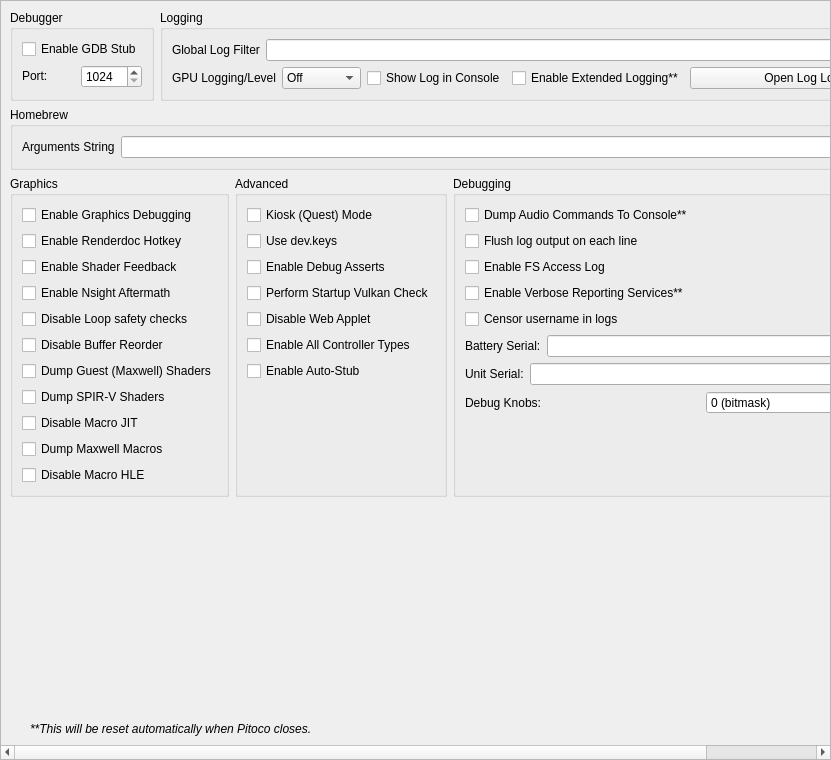
<?xml version="1.0" encoding="UTF-8"?>
<ui version="4.0">
 <class>ConfigureDebug</class>
 <widget class="QScrollArea" name="ConfigureDebug">
  <property name="geometry">
   <rect>
    <x>0</x>
    <y>0</y>
    <width>831</width>
    <height>760</height>
   </rect>
  </property>
  <property name="widgetResizable">
   <bool>true</bool>
  </property>
  <widget class="QWidget" name="widget">
   <property name="geometry">
    <rect>
     <x>0</x>
     <y>0</y>
     <width>829</width>
     <height>758</height>
    </rect>
   </property>
   <layout class="QVBoxLayout" name="verticalLayout_1">
    <item>
     <layout class="QHBoxLayout" name="horizontalLayout">
      <property name="topMargin">
       <number>0</number>
      </property>
      <item>
       <widget class="QGroupBox" name="groupBox">
        <property name="sizePolicy">
         <sizepolicy hsizetype="Preferred" vsizetype="Preferred">
          <horstretch>0</horstretch>
          <verstretch>0</verstretch>
         </sizepolicy>
        </property>
        <property name="title">
         <string>Debugger</string>
        </property>
        <property name="alignment">
         <set>Qt::AlignmentFlag::AlignLeading|Qt::AlignmentFlag::AlignLeft|Qt::AlignmentFlag::AlignTop</set>
        </property>
        <property name="flat">
         <bool>false</bool>
        </property>
        <property name="checkable">
         <bool>false</bool>
        </property>
        <layout class="QVBoxLayout" name="verticalLayout_3">
         <item>
          <widget class="QWidget" name="debug_widget" native="true">
           <property name="sizePolicy">
            <sizepolicy hsizetype="Preferred" vsizetype="Maximum">
             <horstretch>0</horstretch>
             <verstretch>0</verstretch>
            </sizepolicy>
           </property>
           <layout class="QVBoxLayout" name="verticalLayout">
            <property name="sizeConstraint">
             <enum>QLayout::SizeConstraint::SetDefaultConstraint</enum>
            </property>
            <property name="leftMargin">
             <number>0</number>
            </property>
            <property name="topMargin">
             <number>0</number>
            </property>
            <property name="rightMargin">
             <number>0</number>
            </property>
            <property name="bottomMargin">
             <number>0</number>
            </property>
            <item>
             <widget class="QCheckBox" name="toggle_gdbstub">
              <property name="sizePolicy">
               <sizepolicy hsizetype="Maximum" vsizetype="Maximum">
                <horstretch>0</horstretch>
                <verstretch>0</verstretch>
               </sizepolicy>
              </property>
              <property name="text">
               <string>Enable GDB Stub</string>
              </property>
             </widget>
            </item>
            <item>
             <widget class="QWidget" name="horizontalWidget_3" native="true">
              <property name="sizePolicy">
               <sizepolicy hsizetype="Preferred" vsizetype="Maximum">
                <horstretch>0</horstretch>
                <verstretch>0</verstretch>
               </sizepolicy>
              </property>
              <layout class="QHBoxLayout" name="horizontalLayout_3">
               <property name="leftMargin">
                <number>0</number>
               </property>
               <property name="topMargin">
                <number>0</number>
               </property>
               <property name="rightMargin">
                <number>0</number>
               </property>
               <property name="bottomMargin">
                <number>0</number>
               </property>
               <item>
                <widget class="QLabel" name="label_11">
                 <property name="sizePolicy">
                  <sizepolicy hsizetype="Minimum" vsizetype="Maximum">
                   <horstretch>0</horstretch>
                   <verstretch>0</verstretch>
                  </sizepolicy>
                 </property>
                 <property name="text">
                  <string>Port:</string>
                 </property>
                </widget>
               </item>
               <item>
                <widget class="QSpinBox" name="gdbport_spinbox">
                 <property name="sizePolicy">
                  <sizepolicy hsizetype="Preferred" vsizetype="Maximum">
                   <horstretch>0</horstretch>
                   <verstretch>0</verstretch>
                  </sizepolicy>
                 </property>
                 <property name="minimum">
                  <number>1024</number>
                 </property>
                 <property name="maximum">
                  <number>65535</number>
                 </property>
                </widget>
               </item>
              </layout>
             </widget>
            </item>
           </layout>
          </widget>
         </item>
        </layout>
       </widget>
      </item>
      <item>
       <widget class="QGroupBox" name="groupBox_2">
        <property name="sizePolicy">
         <sizepolicy hsizetype="Expanding" vsizetype="Preferred">
          <horstretch>0</horstretch>
          <verstretch>0</verstretch>
         </sizepolicy>
        </property>
        <property name="title">
         <string>Logging</string>
        </property>
        <layout class="QGridLayout" name="gridLayout_1">
         <item row="0" column="0" colspan="4">
          <widget class="QWidget" name="logging_widget" native="true">
           <property name="sizePolicy">
            <sizepolicy hsizetype="Preferred" vsizetype="Maximum">
             <horstretch>0</horstretch>
             <verstretch>0</verstretch>
            </sizepolicy>
           </property>
           <layout class="QHBoxLayout" name="horizontalLayout_1">
            <property name="leftMargin">
             <number>0</number>
            </property>
            <property name="topMargin">
             <number>0</number>
            </property>
            <property name="rightMargin">
             <number>0</number>
            </property>
            <property name="bottomMargin">
             <number>0</number>
            </property>
            <item>
             <widget class="QLabel" name="label_1">
              <property name="sizePolicy">
               <sizepolicy hsizetype="Preferred" vsizetype="Preferred">
                <horstretch>0</horstretch>
                <verstretch>0</verstretch>
               </sizepolicy>
              </property>
              <property name="text">
               <string>Global Log Filter</string>
              </property>
             </widget>
            </item>
            <item>
             <widget class="QLineEdit" name="log_filter_edit"/>
            </item>
           </layout>
          </widget>
         </item>
         <item row="1" column="0">
          <widget class="QWidget" name="gpu_log_level_widget" native="true">
           <property name="sizePolicy">
            <sizepolicy hsizetype="Preferred" vsizetype="Maximum">
             <horstretch>0</horstretch>
             <verstretch>0</verstretch>
            </sizepolicy>
           </property>
           <layout class="QHBoxLayout" name="gpu_log_level_layout">
            <property name="leftMargin">
             <number>0</number>
            </property>
            <property name="topMargin">
             <number>0</number>
            </property>
            <property name="rightMargin">
             <number>0</number>
            </property>
            <property name="bottomMargin">
             <number>0</number>
            </property>
            <item>
             <widget class="QLabel" name="gpu_log_level_label">
              <property name="text">
               <string>GPU Logging/Level</string>
              </property>
             </widget>
            </item>
            <item>
             <widget class="QComboBox" name="gpu_log_level">
              <property name="toolTip">
               <string>Detail level for GPU logs. Off disables logging entirely.</string>
              </property>
              <item>
               <property name="text">
                <string>Off</string>
               </property>
              </item>
              <item>
               <property name="text">
                <string>Errors</string>
               </property>
              </item>
              <item>
               <property name="text">
                <string>Standard</string>
               </property>
              </item>
              <item>
               <property name="text">
                <string>Verbose</string>
               </property>
              </item>
              <item>
               <property name="text">
                <string>All</string>
               </property>
              </item>
             </widget>
            </item>
           </layout>
          </widget>
         </item>
         <item row="1" column="1">
          <widget class="QCheckBox" name="toggle_console">
           <property name="text">
            <string>Show Log in Console</string>
           </property>
          </widget>
         </item>
         <item row="1" column="2">
          <widget class="QCheckBox" name="extended_logging">
           <property name="enabled">
            <bool>true</bool>
           </property>
           <property name="toolTip">
            <string>When checked, the max size of the log increases from 100 MB to 1 GB</string>
           </property>
           <property name="text">
            <string>Enable Extended Logging**</string>
           </property>
          </widget>
         </item>
         <item row="1" column="3">
          <widget class="QPushButton" name="open_log_button">
           <property name="sizePolicy">
            <sizepolicy hsizetype="Expanding" vsizetype="Maximum">
             <horstretch>1</horstretch>
             <verstretch>0</verstretch>
            </sizepolicy>
           </property>
           <property name="minimumSize">
            <size>
             <width>250</width>
             <height>0</height>
            </size>
           </property>
           <property name="text">
            <string>Open Log Location</string>
           </property>
          </widget>
         </item>
        </layout>
       </widget>
      </item>
     </layout>
    </item>
    <item>
     <widget class="QGroupBox" name="groupBox_3">
      <property name="title">
       <string>Homebrew</string>
      </property>
      <layout class="QVBoxLayout" name="verticalLayout_5">
       <item>
        <layout class="QHBoxLayout" name="horizontalLayout_4">
         <item>
          <widget class="QLabel" name="label_3">
           <property name="text">
            <string>Arguments String</string>
           </property>
          </widget>
         </item>
         <item>
          <widget class="QLineEdit" name="homebrew_args_edit"/>
         </item>
        </layout>
       </item>
      </layout>
     </widget>
    </item>
    <item>
     <layout class="QHBoxLayout" name="horizontalLayout_2">
      <item>
       <widget class="QGroupBox" name="groupBox_4">
        <property name="title">
         <string>Graphics</string>
        </property>
        <layout class="QGridLayout" name="gridLayout_2">
         <item row="4" column="0">
          <widget class="QCheckBox" name="disable_loop_safety_checks">
           <property name="toolTip">
            <string>When checked, it executes shaders without loop logic changes</string>
           </property>
           <property name="text">
            <string>Disable Loop safety checks</string>
           </property>
          </widget>
         </item>
         <item row="9" column="0">
          <widget class="QCheckBox" name="dump_macros">
           <property name="enabled">
            <bool>true</bool>
           </property>
           <property name="toolTip">
            <string>When checked, it will dump all the macro programs of the GPU</string>
           </property>
           <property name="text">
            <string>Dump Maxwell Macros</string>
           </property>
          </widget>
         </item>
         <item row="3" column="0">
          <widget class="QCheckBox" name="enable_nsight_aftermath">
           <property name="toolTip">
            <string>When checked, it enables Nsight Aftermath crash dumps</string>
           </property>
           <property name="text">
            <string>Enable Nsight Aftermath</string>
           </property>
          </widget>
         </item>
         <item row="6" column="0">
          <widget class="QCheckBox" name="dump_guest_shaders">
           <property name="enabled">
            <bool>true</bool>
           </property>
           <property name="toolTip">
            <string>When checked, it will dump original Maxwell guest shader bytecode (the input to the recompiler) as .ash files under DumpDir/shaders/. Useful for inspection with nvdisasm.</string>
           </property>
           <property name="text">
            <string>Dump Guest (Maxwell) Shaders</string>
           </property>
          </widget>
         </item>
         <item row="1" column="0">
          <widget class="QCheckBox" name="enable_renderdoc_hotkey">
           <property name="text">
            <string>Enable Renderdoc Hotkey</string>
           </property>
          </widget>
         </item>
         <item row="8" column="0">
          <widget class="QCheckBox" name="disable_macro_jit">
           <property name="enabled">
            <bool>true</bool>
           </property>
           <property name="toolTip">
            <string>When checked, it disables the macro Just In Time compiler. Enabling this makes games run slower</string>
           </property>
           <property name="text">
            <string>Disable Macro JIT</string>
           </property>
          </widget>
         </item>
         <item row="10" column="0">
          <widget class="QCheckBox" name="disable_macro_hle">
           <property name="enabled">
            <bool>true</bool>
           </property>
           <property name="toolTip">
            <string>When checked, it disables the macro HLE functions. Enabling this makes games run slower</string>
           </property>
           <property name="text">
            <string>Disable Macro HLE</string>
           </property>
          </widget>
         </item>
         <item row="0" column="0">
          <widget class="QCheckBox" name="enable_graphics_debugging">
           <property name="enabled">
            <bool>true</bool>
           </property>
           <property name="toolTip">
            <string>When checked, the graphics API enters a slower debugging mode</string>
           </property>
           <property name="text">
            <string>Enable Graphics Debugging</string>
           </property>
          </widget>
         </item>
         <item row="11" column="0">
          <spacer name="verticalSpacer_5">
           <property name="orientation">
            <enum>Qt::Orientation::Vertical</enum>
           </property>
           <property name="sizeType">
            <enum>QSizePolicy::Policy::Preferred</enum>
           </property>
           <property name="sizeHint" stdset="0">
            <size>
             <width>20</width>
             <height>0</height>
            </size>
           </property>
          </spacer>
         </item>
         <item row="2" column="0">
          <widget class="QCheckBox" name="enable_shader_feedback">
           <property name="toolTip">
            <string>When checked, yuzu will log statistics about the compiled pipeline cache</string>
           </property>
           <property name="text">
            <string>Enable Shader Feedback</string>
           </property>
          </widget>
         </item>
         <item row="5" column="0">
          <widget class="QCheckBox" name="disable_buffer_reorder">
           <property name="toolTip">
            <string>&lt;html&gt;&lt;head/&gt;&lt;body&gt;&lt;p&gt;When checked, disables reordering of mapped memory uploads which allows to associate uploads with specific draws. May reduce performance in some cases.&lt;/p&gt;&lt;/body&gt;&lt;/html&gt;</string>
           </property>
           <property name="text">
            <string>Disable Buffer Reorder</string>
           </property>
          </widget>
         </item>
         <item row="7" column="0">
          <widget class="QCheckBox" name="gpu_log_shader_dumps">
           <property name="toolTip">
            <string>When checked, it will dump the recompiler's output SPIR-V binaries (.spv) under LogDir/shaders/. Inspect via SPIRV-Tools (spirv-dis / spirv-cross / spirv-val) or RenderDoc.</string>
           </property>
           <property name="text">
            <string>Dump SPIR-V Shaders</string>
           </property>
          </widget>
         </item>
        </layout>
       </widget>
      </item>
      <item>
       <widget class="QGroupBox" name="groupBox_6">
        <property name="title">
         <string>Advanced</string>
        </property>
        <layout class="QGridLayout" name="gridLayout_4">
         <item row="3" column="0">
          <widget class="QCheckBox" name="perform_vulkan_check">
           <property name="toolTip">
            <string>Enables yuzu to check for a working Vulkan environment when the program starts up. Disable this if this is causing issues with external programs seeing yuzu.</string>
           </property>
           <property name="text">
            <string>Perform Startup Vulkan Check</string>
           </property>
          </widget>
         </item>
         <item row="4" column="0">
          <widget class="QCheckBox" name="disable_web_applet">
           <property name="text">
            <string>Disable Web Applet</string>
           </property>
          </widget>
         </item>
         <item row="5" column="0">
          <widget class="QCheckBox" name="enable_all_controllers">
           <property name="text">
            <string>Enable All Controller Types</string>
           </property>
          </widget>
         </item>
         <item row="6" column="0">
          <widget class="QCheckBox" name="use_auto_stub">
           <property name="text">
            <string>Enable Auto-Stub</string>
           </property>
          </widget>
         </item>
         <item row="0" column="0">
          <widget class="QCheckBox" name="quest_flag">
           <property name="text">
            <string>Kiosk (Quest) Mode</string>
           </property>
          </widget>
         </item>
         <item row="1" column="0">
          <widget class="QCheckBox" name="use_dev_keys">
           <property name="text">
            <string>Use dev.keys</string>
           </property>
          </widget>
         </item>
         <item row="2" column="0">
          <widget class="QCheckBox" name="use_debug_asserts">
           <property name="text">
            <string>Enable Debug Asserts</string>
           </property>
          </widget>
         </item>
         <item row="7" column="0">
          <spacer name="verticalSpacer_4">
           <property name="orientation">
            <enum>Qt::Orientation::Vertical</enum>
           </property>
           <property name="sizeType">
            <enum>QSizePolicy::Policy::Expanding</enum>
           </property>
           <property name="sizeHint" stdset="0">
            <size>
             <width>20</width>
             <height>0</height>
            </size>
           </property>
          </spacer>
         </item>
        </layout>
       </widget>
      </item>
      <item>
       <widget class="QGroupBox" name="groupBox_5">
        <property name="title">
         <string>Debugging</string>
        </property>
        <layout class="QGridLayout" name="gridLayout_3">
         <item row="6" column="0">
          <widget class="QWidget" name="serial_battery_widget" native="true">
           <property name="sizePolicy">
            <sizepolicy hsizetype="Preferred" vsizetype="Maximum">
             <horstretch>0</horstretch>
             <verstretch>0</verstretch>
            </sizepolicy>
           </property>
           <layout class="QHBoxLayout" name="horizontalLayout_11">
            <property name="leftMargin">
             <number>0</number>
            </property>
            <property name="topMargin">
             <number>0</number>
            </property>
            <property name="rightMargin">
             <number>0</number>
            </property>
            <property name="bottomMargin">
             <number>0</number>
            </property>
            <item>
             <widget class="QLabel" name="label_12">
              <property name="sizePolicy">
               <sizepolicy hsizetype="Preferred" vsizetype="Preferred">
                <horstretch>0</horstretch>
                <verstretch>0</verstretch>
               </sizepolicy>
              </property>
              <property name="text">
               <string>Battery Serial:</string>
              </property>
             </widget>
            </item>
            <item>
             <widget class="QLineEdit" name="serial_battery_edit"/>
            </item>
           </layout>
          </widget>
         </item>
         <item row="8" column="0">
          <widget class="QWidget" name="debug_knobs_widget" native="true">
           <property name="sizePolicy">
            <sizepolicy hsizetype="Preferred" vsizetype="Maximum">
             <horstretch>0</horstretch>
             <verstretch>0</verstretch>
            </sizepolicy>
           </property>
           <layout class="QHBoxLayout" name="horizontalLayout_debug_knobs">
            <property name="leftMargin">
             <number>0</number>
            </property>
            <property name="topMargin">
             <number>0</number>
            </property>
            <property name="rightMargin">
             <number>0</number>
            </property>
            <property name="bottomMargin">
             <number>0</number>
            </property>
            <item>
             <widget class="QLabel" name="label_debug_knobs">
              <property name="sizePolicy">
               <sizepolicy hsizetype="Preferred" vsizetype="Preferred">
                <horstretch>0</horstretch>
                <verstretch>0</verstretch>
               </sizepolicy>
              </property>
              <property name="text">
               <string>Debug Knobs:</string>
              </property>
             </widget>
            </item>
            <item>
             <widget class="QSpinBox" name="debug_knobs_spinbox">
              <property name="minimum">
               <number>0</number>
              </property>
              <property name="maximum">
               <number>65535</number>
              </property>
              <property name="toolTip">
               <string>Bitmask for quick development toggles</string>
              </property>
              <property name="statusTip">
               <string>Set debug knobs (bitmask)</string>
              </property>
              <property name="whatsThis">
               <string>16-bit debug knob set for quick development toggles</string>
              </property>
              <property name="suffix">
               <string> (bitmask)</string>
              </property>
             </widget>
            </item>
           </layout>
          </widget>
         </item>
         <item row="7" column="0">
          <widget class="QWidget" name="serial_board_widget" native="true">
           <property name="sizePolicy">
            <sizepolicy hsizetype="Preferred" vsizetype="Maximum">
             <horstretch>0</horstretch>
             <verstretch>0</verstretch>
            </sizepolicy>
           </property>
           <layout class="QHBoxLayout" name="horizontalLayout_12">
            <property name="leftMargin">
             <number>0</number>
            </property>
            <property name="topMargin">
             <number>0</number>
            </property>
            <property name="rightMargin">
             <number>0</number>
            </property>
            <property name="bottomMargin">
             <number>0</number>
            </property>
            <item>
             <widget class="QLabel" name="label_13">
              <property name="sizePolicy">
               <sizepolicy hsizetype="Preferred" vsizetype="Preferred">
                <horstretch>0</horstretch>
                <verstretch>0</verstretch>
               </sizepolicy>
              </property>
              <property name="text">
               <string>Unit Serial:</string>
              </property>
             </widget>
            </item>
            <item>
             <widget class="QLineEdit" name="serial_board_edit"/>
            </item>
           </layout>
          </widget>
         </item>
         <item row="20" column="0">
          <spacer name="verticalSpacer_3">
           <property name="orientation">
            <enum>Qt::Orientation::Vertical</enum>
           </property>
           <property name="sizeType">
            <enum>QSizePolicy::Policy::Expanding</enum>
           </property>
           <property name="sizeHint" stdset="0">
            <size>
             <width>20</width>
             <height>0</height>
            </size>
           </property>
          </spacer>
         </item>
         <item row="1" column="0">
          <widget class="QCheckBox" name="dump_audio_commands">
           <property name="toolTip">
            <string>Enable this to output the latest generated audio command list to the console. Only affects games using the audio renderer.</string>
           </property>
           <property name="text">
            <string>Dump Audio Commands To Console**</string>
           </property>
          </widget>
         </item>
         <item row="2" column="0">
          <widget class="QCheckBox" name="flush_line">
           <property name="text">
            <string>Flush log output on each line</string>
           </property>
          </widget>
         </item>
         <item row="3" column="0">
          <widget class="QCheckBox" name="fs_access_log">
           <property name="text">
            <string>Enable FS Access Log</string>
           </property>
          </widget>
         </item>
         <item row="4" column="0">
          <widget class="QCheckBox" name="reporting_services">
           <property name="text">
            <string>Enable Verbose Reporting Services**</string>
           </property>
          </widget>
         </item>
         <item row="5" column="0">
          <widget class="QCheckBox" name="censor_username">
           <property name="text">
            <string>Censor username in logs</string>
           </property>
          </widget>
         </item>
        </layout>
       </widget>
      </item>
     </layout>
    </item>
    <item>
     <spacer name="verticalSpacer">
      <property name="orientation">
       <enum>Qt::Orientation::Vertical</enum>
      </property>
      <property name="sizeHint" stdset="0">
       <size>
        <width>20</width>
        <height>0</height>
       </size>
      </property>
     </spacer>
    </item>
    <item>
     <widget class="QLabel" name="label_5">
      <property name="sizePolicy">
       <sizepolicy hsizetype="Expanding" vsizetype="Preferred">
        <horstretch>0</horstretch>
        <verstretch>0</verstretch>
       </sizepolicy>
      </property>
      <property name="font">
       <font>
        <italic>true</italic>
       </font>
      </property>
      <property name="text">
    <string>**This will be reset automatically when Pitoco closes.</string>
      </property>
      <property name="indent">
       <number>20</number>
      </property>
     </widget>
    </item>
   </layout>
  </widget>
 </widget>
 <tabstops>
  <tabstop>log_filter_edit</tabstop>
  <tabstop>toggle_console</tabstop>
  <tabstop>extended_logging</tabstop>
  <tabstop>open_log_button</tabstop>
  <tabstop>homebrew_args_edit</tabstop>
  <tabstop>enable_graphics_debugging</tabstop>
  <tabstop>enable_shader_feedback</tabstop>
  <tabstop>enable_nsight_aftermath</tabstop>
  <tabstop>fs_access_log</tabstop>
  <tabstop>reporting_services</tabstop>
  <tabstop>quest_flag</tabstop>
  <tabstop>use_debug_asserts</tabstop>
 </tabstops>
 <resources/>
 <connections/>
</ui>
